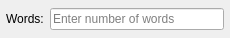
<?xml version="1.0" encoding="UTF-8"?>
<ui version="4.0">
 <class>WordsCriteriaWidget</class>
 <widget class="QWidget" name="WordsCriteriaWidget">
  <property name="geometry">
   <rect>
    <x>0</x>
    <y>0</y>
    <width>230</width>
    <height>38</height>
   </rect>
  </property>
  <property name="windowTitle">
   <string>Form</string>
  </property>
  <layout class="QHBoxLayout" name="horizontalLayout">
   <property name="leftMargin">
    <number>6</number>
   </property>
   <property name="topMargin">
    <number>6</number>
   </property>
   <property name="rightMargin">
    <number>6</number>
   </property>
   <property name="bottomMargin">
    <number>6</number>
   </property>
   <item>
    <widget class="QLabel" name="label">
     <property name="text">
      <string>Words:</string>
     </property>
    </widget>
   </item>
   <item>
    <widget class="QLineEdit" name="words_LineEdit">
     <property name="placeholderText">
      <string>Enter number of words</string>
     </property>
    </widget>
   </item>
  </layout>
 </widget>
 <resources/>
 <connections/>
</ui>
